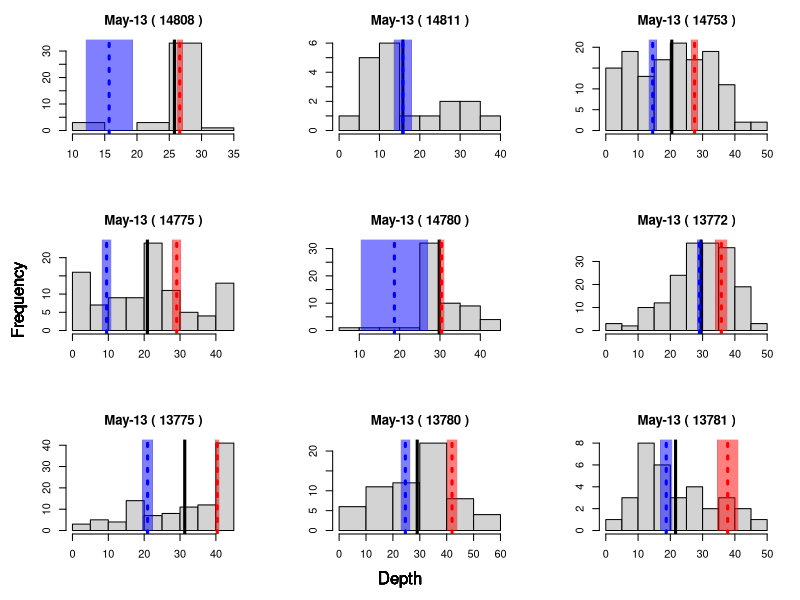
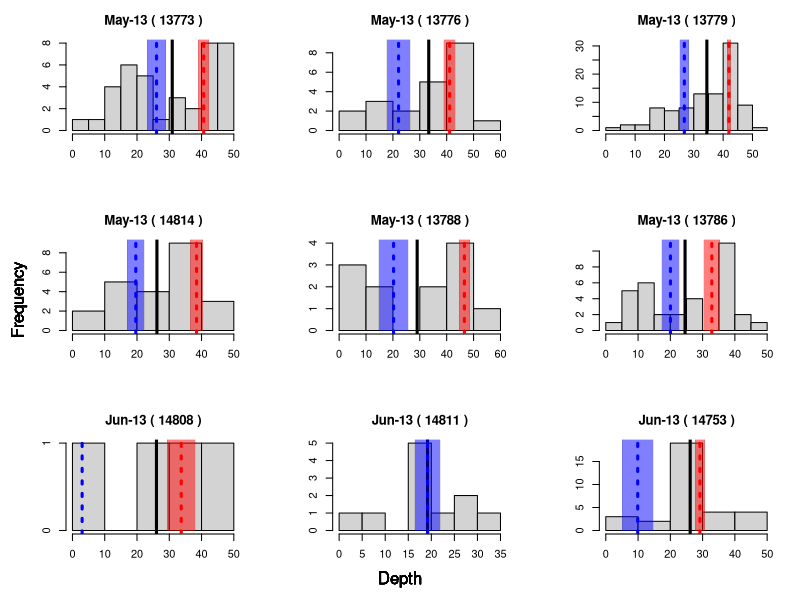
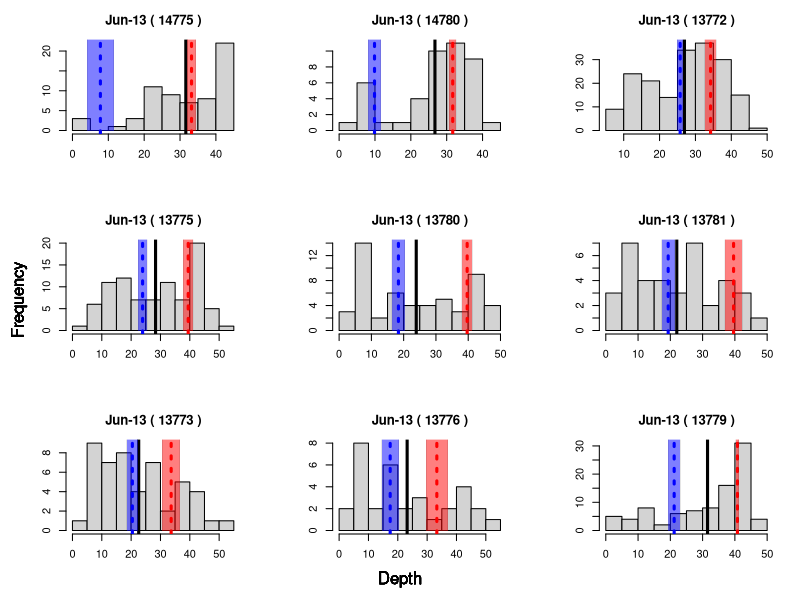
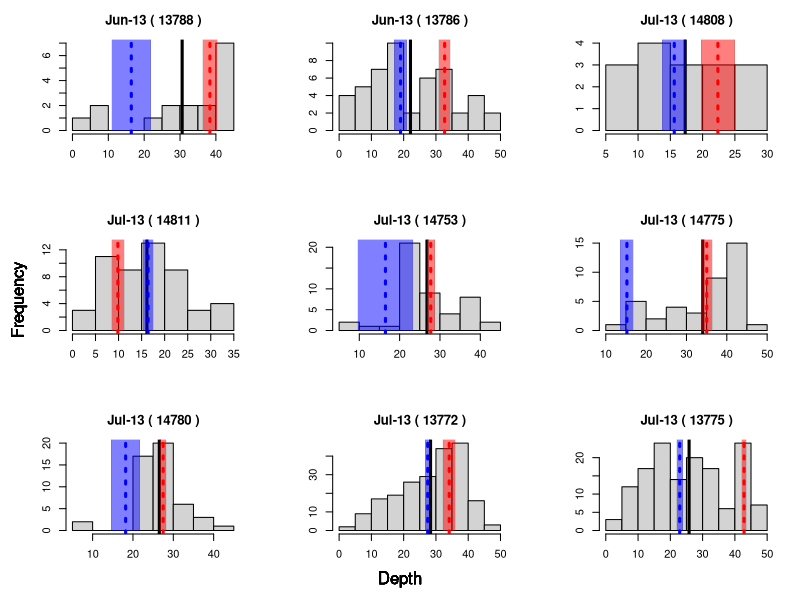
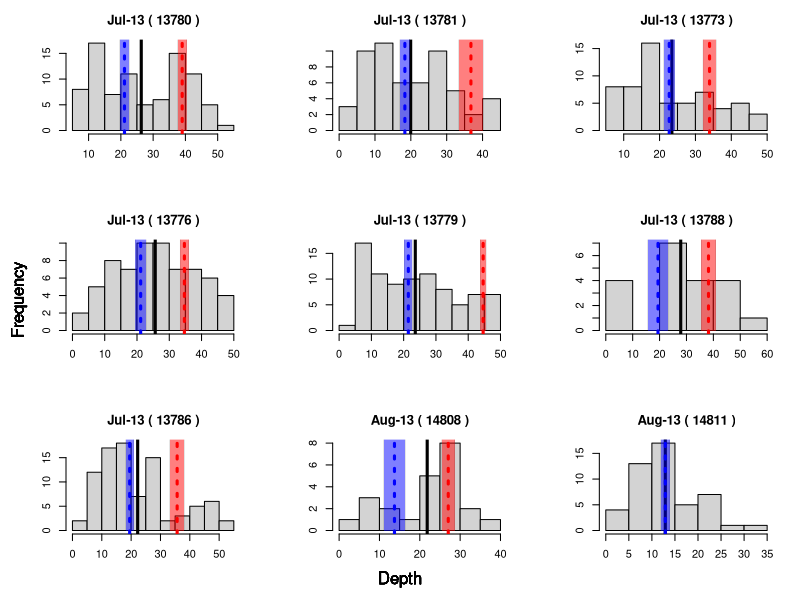
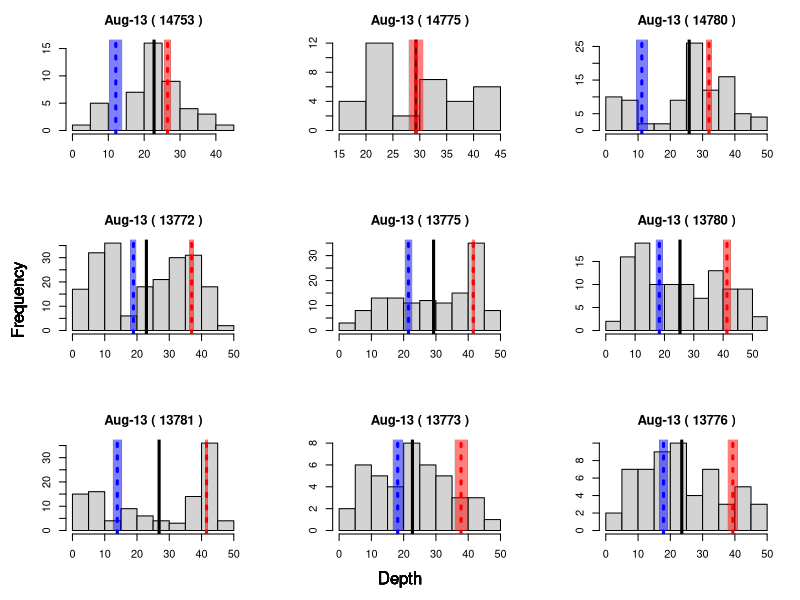
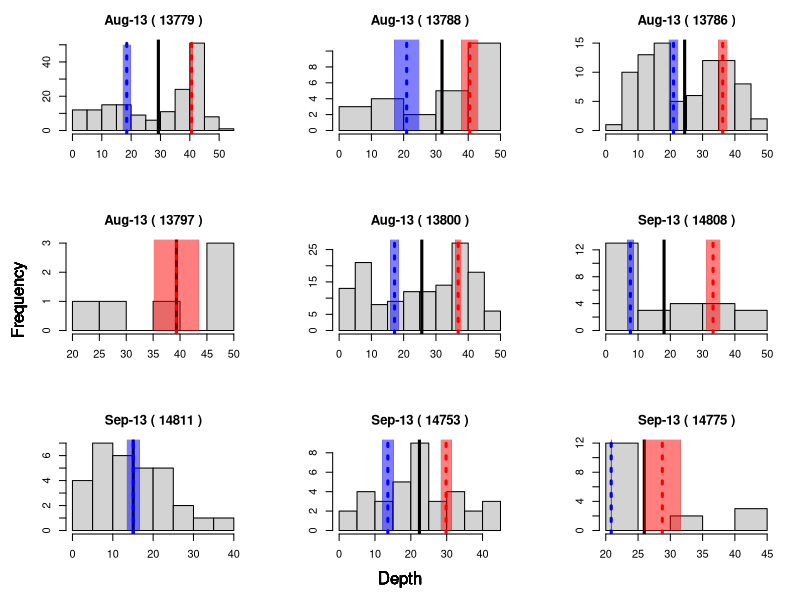
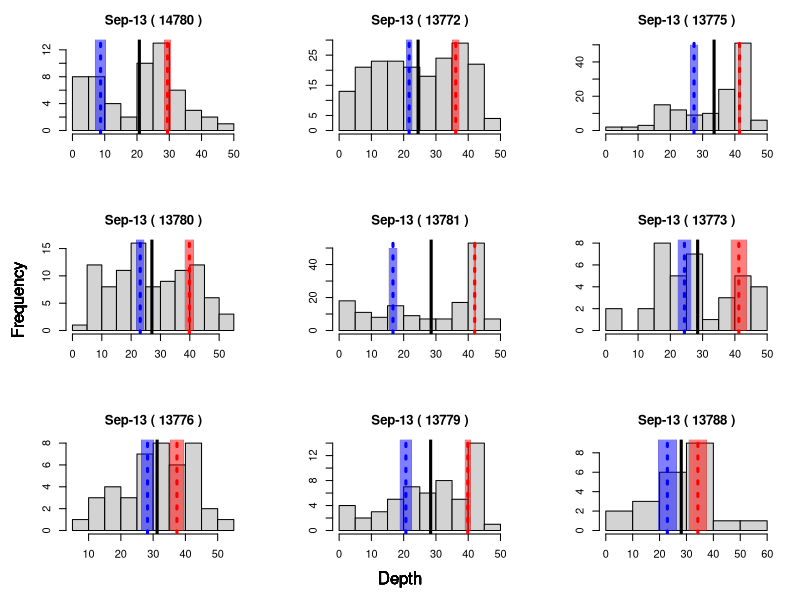

The R script that drew these images, in order:
setwd("/Users/Sua/OneDrive/R Avanzado/Tarea 1")
tib <- read.csv("silvertips.csv", header= T, sep= ",")

tib$month <- factor(tib$month.year, levels= c("May-13", "Jun-13", "Jul-13", "Aug-13", 
                                         "Sep-13", "Oct-13", "Nov-13", "Dec-13", 
                                         "Jan-14", "Feb-14", "Mar-14", "Apr-14"))
dev.off()

par(mar=c(5,5,3,2), mfrow=c(3,3))

for (i in 1:length(unique(tib$month.year))){

tib_month <- tib[tib$month.year==paste(unique(tib$month.year)[i]),]

for (j in 1: length(unique(tib_month$tag))) {
  
tib_tag <- tib_month[tib_month$tag==paste(unique(tib_month$tag)[j]),]
tib_m <- mean(tib_tag$depth)
tib_m_d <- mean(tib_tag$depth[tib_tag$diel=="day"])
tib_m_n <- mean(tib_tag$depth[tib_tag$diel=="night"])

tib_se_d <- sd(tib_tag$depth[tib_tag$diel=="day"])/sqrt(length(tib_tag$depth[tib_tag$diel=="day"]))
tib_se_n <- sd(tib_tag$depth[tib_tag$diel=="night"])/sqrt(length(tib_tag$depth[tib_tag$diel=="night"]))

hist(tib_tag$depth, main= paste(unique(tib$month.year)[i],"(",unique(tib_month$tag)[j],")"), xlab=NULL, ylab= NULL)

abline( v= tib_m, lwd=3, col="black")
abline( v= tib_m_d, lty=3, lwd=3, col="red")
abline( v= tib_m_n, lty=3, lwd=3, col="blue")

rect( xleft=(tib_m_d - tib_se_d),0,xright=(tib_m_d + tib_se_d),50, col=rgb(1,0,0,0.5), lwd=0.1)
rect( xleft=(tib_m_n - tib_se_n),0,xright=(tib_m_n + tib_se_n),50, col=rgb(0,0,1,0.5), lwd=0.1)
mtext("Frequency", side=2, outer=T, line = -2)
mtext("Depth", side=1, outer=T, line = -2)
}
}


